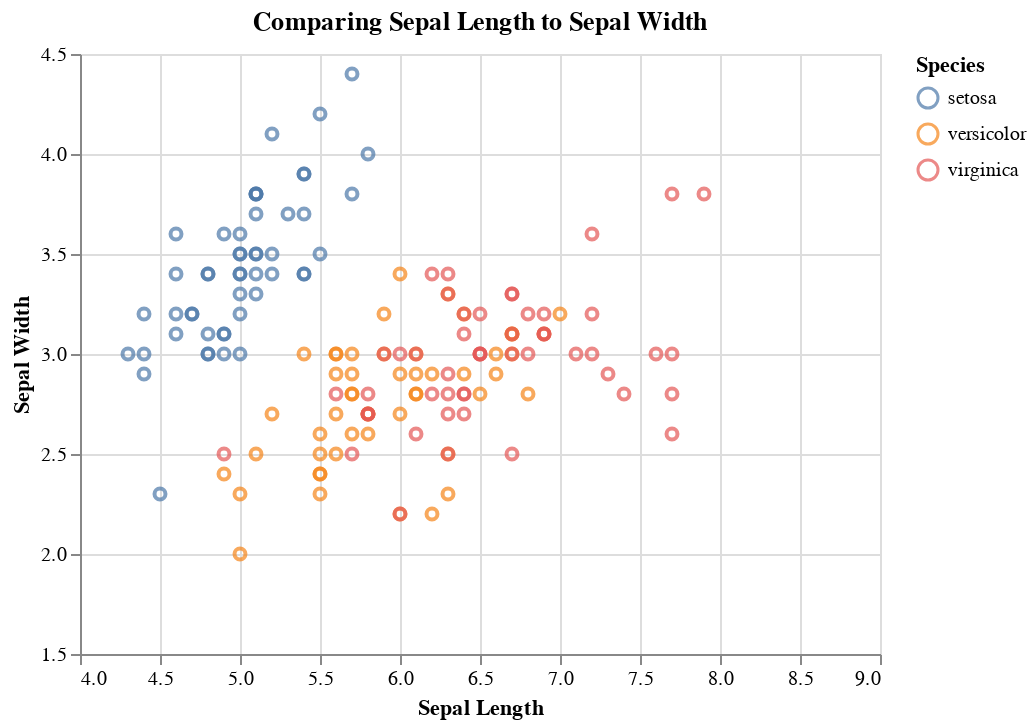

Notebook source saved alongside this figure:
### Code cell
alt.Chart(iris, title="Comparing Sepal Length to Sepal Width").mark_point().encode(
      x = alt.X('SepalLength', title = 'Sepal Length', scale = alt.Scale(domain = (4,9))),
      y = alt.Y('SepalWidth', title = 'Sepal Width', scale = alt.Scale(domain = (1.5,4.5))),
      color = 'Species'
)

### Figure 1 — Vega-Lite specification as saved in the notebook (floating-point values rounded to 4 significant figures; data arrays with more than 128 entries replaced by an {"elided": "..."} marker saying what was removed)
{"config": {"view": {"continuousWidth": 400, "continuousHeight": 300}}, "data": {"name": "data-d1be07d90518734e6d08167a291c95a9"}, "mark": "point", "encoding": {"color": {"field": "Species", "type": "nominal"}, "x": {"field": "SepalLength", "scale": {"domain": [4, 9]}, "title": "Sepal Length", "type": "quantitative"}, "y": {"field": "SepalWidth", "scale": {"domain": [1.5, 4.5]}, "title": "Sepal Width", "type": "quantitative"}}, "title": "Comparing Sepal Length to Sepal Width", "$schema": "https://vega.github.io/schema/vega-lite/v4.17.0.json", "datasets": {"data-d1be07d90518734e6d08167a291c95a9": {"elided": "150 records"}}}
